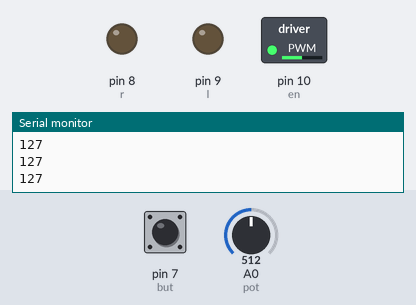
A sketch run on a simulated Arduino Uno, built with avr-gcc and run on an emulated ATmega328P. Parts: switched loads named in the sketch (green lamp = pin HIGH), output pins drawn as LEDs (lit = HIGH), the last lines printed to the serial monitor. The test bench sets the inputs (shaded band); at power-on: pin 7 (but) HIGH, A0 (pot) = 512.

Above: at 1.2 s.
1.3 s: pin 7 (but) pulled LOW for 0.15 s
At 2.2 s:
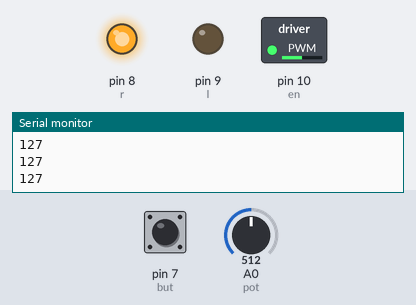
2.9 s: A0 (pot) set to 716
At 3.7 s:
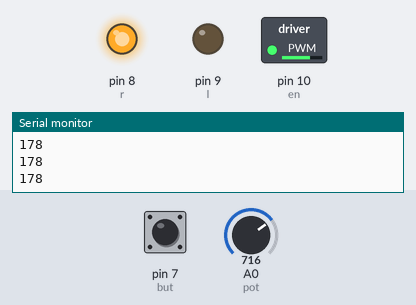
4.4 s: A0 (pot) set to 900
At 4.8 s:
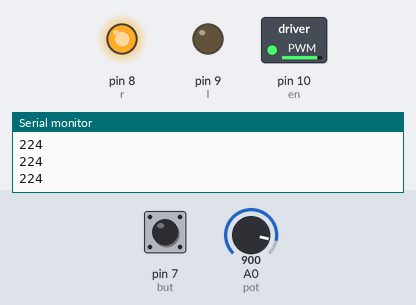
5.9 s: pin 7 (but) pulled LOW for 1 s
At 7.0 s:
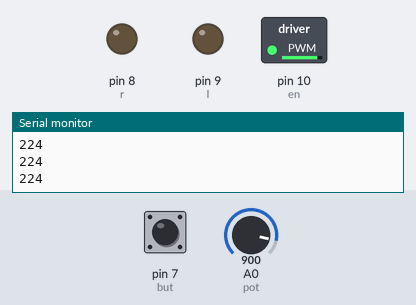
8.4 s: pin 7 (but) pulled LOW for 0.15 s
At 8.9 s:
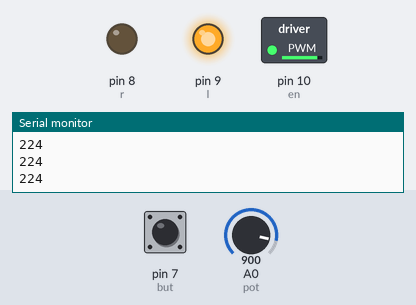
10.0 s: A0 (pot) set to 306
At 11.4 s:
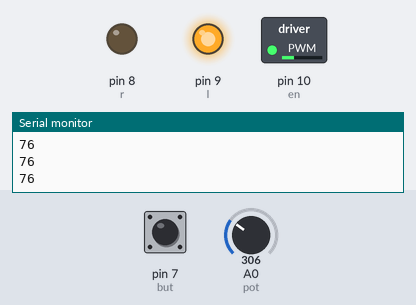
Timing chart, 0 to 12.5 s (numbered marks = the images above; inputs shaded):
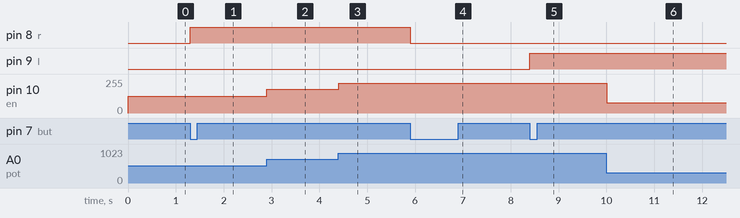

Measured:
- after the input at 1.3 s, pin 8 (r): LOW → HIGH at once
- after the input at 2.9 s, pin 10 (en): 127/255 → 178/255 at once
- after the input at 4.4 s, pin 10 (en): 178/255 → 224/255 at once
- after the input at 5.9 s, pin 8 (r): HIGH → LOW at once
- after the input at 8.4 s, pin 9 (l): LOW → HIGH at once
- after the input at 10.0 s, pin 10 (en): 224/255 → 76/255 at once

The sketch:

motorCI.ino
```cpp
int but = 7;
int r = 8;
int l = 9;
int en = 10;
int pot = A0;
int a,b;
void setup() {
  pinMode(but, INPUT_PULLUP);
  pinMode(r, OUTPUT);
  pinMode(l, OUTPUT);
  pinMode(en, OUTPUT);
  Serial.begin(9600);
}
int estado = 0;
void loop() {
  if (digitalRead(but) == 0 && estado == 0) {
    digitalWrite(r, HIGH);
    digitalWrite(l, LOW);
    delay(200);
    Serial.println("on");
    estado = 1;
  }
  if (digitalRead(but) == 1 && estado == 1) {
    estado = 2;
  }
  if (digitalRead(but) == 0 && estado == 2) {
    digitalWrite(r, LOW);
    digitalWrite(l, LOW);
    delay(200);
    estado = 3;
  }
  if (digitalRead(but) == 1 && estado == 3) {
    estado = 4;
  }
  if (digitalRead(but) == 0 && estado == 4) {
    digitalWrite(r, LOW);
    digitalWrite(l, HIGH);
    delay(200);
    estado = 5;
  }
  if (digitalRead(but) == 1 && estado == 5) {
    estado = 6;
  }
  if (digitalRead(but) == 0 && estado == 6) {
    digitalWrite(r, LOW);
    digitalWrite(l, LOW);
    delay(200);
    estado = 7;
  }
  if (digitalRead(but) == 1 && estado == 7) {
    estado = 0;
  }
  a = analogRead(pot);
  b=map(a,0,1023,0,255);
  analogWrite(en, b);
  Serial.println(b);
}
```
